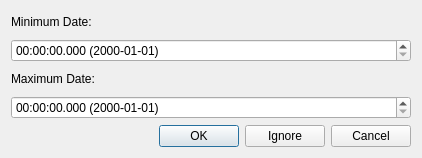
<?xml version="1.0" encoding="UTF-8"?>
<ui version="4.0">
 <class>TimeDialog</class>
 <widget class="QDialog" name="TimeDialog">
  <property name="geometry">
   <rect>
    <x>0</x>
    <y>0</y>
    <width>422</width>
    <height>158</height>
   </rect>
  </property>
  <property name="windowTitle">
   <string>Select a time range</string>
  </property>
  <property name="modal">
   <bool>true</bool>
  </property>
  <layout class="QVBoxLayout" name="verticalLayout">
   <item>
    <widget class="QLabel" name="label">
     <property name="text">
      <string>Minimum Date:</string>
     </property>
    </widget>
   </item>
   <item>
    <widget class="QDateTimeEdit" name="min_dateedit">
     <property name="currentSection">
      <enum>QDateTimeEdit::MinuteSection</enum>
     </property>
     <property name="displayFormat">
      <string>hh:mm:ss.zzz (yyyy-MM-dd)</string>
     </property>
    </widget>
   </item>
   <item>
    <widget class="QLabel" name="label_2">
     <property name="text">
      <string>Maximum Date:</string>
     </property>
    </widget>
   </item>
   <item>
    <widget class="QDateTimeEdit" name="max_dateedit">
     <property name="currentSection">
      <enum>QDateTimeEdit::SecondSection</enum>
     </property>
     <property name="displayFormat">
      <string>hh:mm:ss.zzz (yyyy-MM-dd)</string>
     </property>
    </widget>
   </item>
   <item>
    <widget class="QDialogButtonBox" name="button_box">
     <property name="orientation">
      <enum>Qt::Horizontal</enum>
     </property>
     <property name="standardButtons">
      <set>QDialogButtonBox::Cancel|QDialogButtonBox::Ignore|QDialogButtonBox::Ok</set>
     </property>
    </widget>
   </item>
  </layout>
 </widget>
 <resources/>
 <connections>
  <connection>
   <sender>button_box</sender>
   <signal>accepted()</signal>
   <receiver>TimeDialog</receiver>
   <slot>accept()</slot>
   <hints>
    <hint type="sourcelabel">
     <x>248</x>
     <y>254</y>
    </hint>
    <hint type="destinationlabel">
     <x>157</x>
     <y>274</y>
    </hint>
   </hints>
  </connection>
  <connection>
   <sender>button_box</sender>
   <signal>rejected()</signal>
   <receiver>TimeDialog</receiver>
   <slot>reject()</slot>
   <hints>
    <hint type="sourcelabel">
     <x>316</x>
     <y>260</y>
    </hint>
    <hint type="destinationlabel">
     <x>286</x>
     <y>274</y>
    </hint>
   </hints>
  </connection>
 </connections>
</ui>
